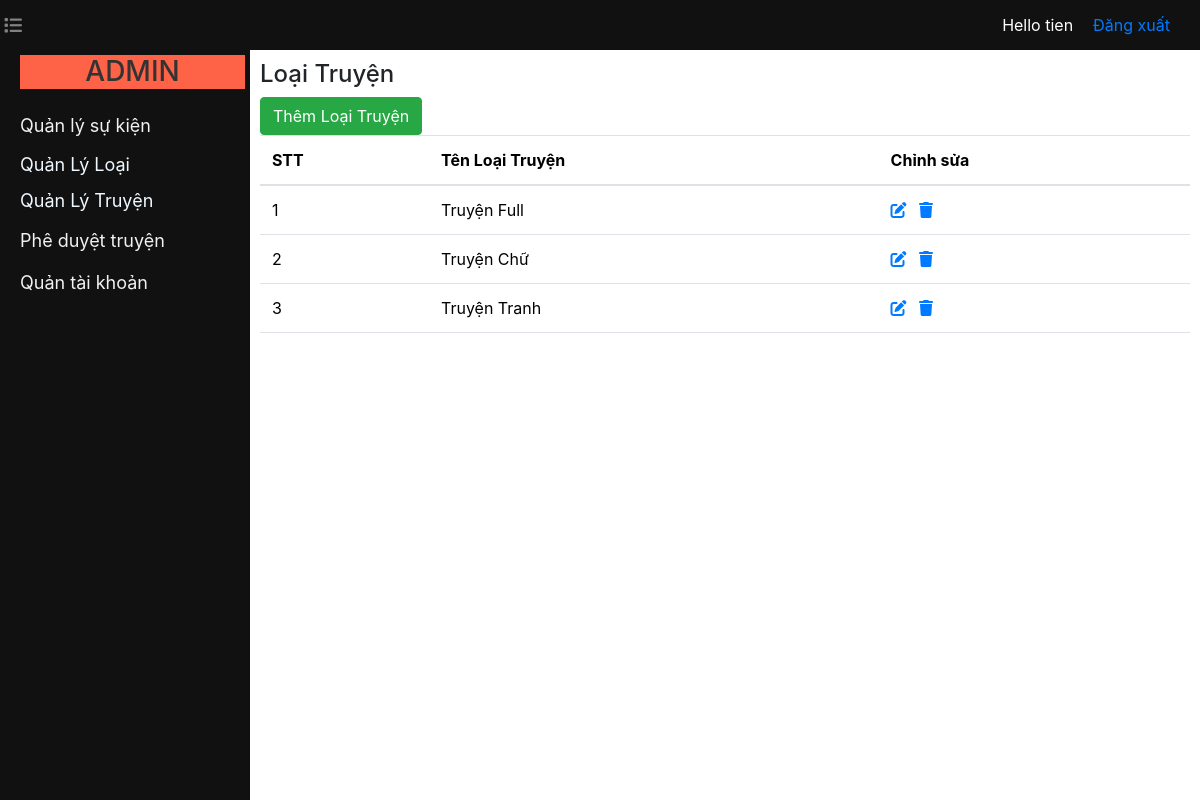
The page /ADMIN/loaitruyen.php (signed in) on the database its author committed.
### tables this page shows
CREATE TABLE `loaitruyen` (
  `id_loai` int(11) NOT NULL,
  `tenloai` varchar(255) NOT NULL
);

### lib/database.php (called while the page is built, shortened)
<?php
Class Database{
   public $host   = DB_HOST;
   public $user   = DB_USER;
   public $pass   = DB_PASS;
   public $dbname = DB_NAME;
   public $link;
private function connectDB(){
   $this->link = new mysqli($this->host, $this->user, $this->pass,
    $this->dbname);
 }
public function select($query){
  $result = $this->link->query($query) or
   die($this->link->error.__LINE__);
  if($result->num_rows > 0){
    return $result;
  } else {
    return false;
  }
 }
}

### classes/loaitruyenadmin.php (called while the page is built, shortened)
<?php
 $filepath =realpath(dirname(__FILE__));
 include_once ( $filepath.'/../lib/database.php');
?>
<?php
    class loaitruyenadmin
    {
        private $db;
        public function __construct(){
            $this->db = new Database();
        }
        public function show_loai(){
            $query = "Select * from loaitruyen order by id_loai desc";
            $result = $this->db->select($query);
            return $result;
        }
    }
?>

### ADMIN/loaitruyen.php (the view, shortened to what this page needs)
<?php include '../ADMIN/header.php';?>
<?php include '../classes/loaitruyenadmin.php'?>
<?php
  $ltruyen = new loaitruyenadmin();
?>
  <div id="contentDiv" class="main-content">
      <h4>Loại Truyện</h4>
      <button type="button" class="btn btn-success" ><a href="themloaitruyen.php">Thêm Loại Truyện</a></button><br>
      <table class="table">
          <thead>
            <tr>
              <th scope="col">STT</th>
              <th scope="col">Tên Loại Truyện</th>
              <th scope="col">Chỉnh sửa</th>
            </tr>
          </thead>
          <tbody class="table-group-divider">
            <?php
            $show_loai = $ltruyen->show_loai();
            if($show_loai){
              $i = 0;
              while($result = $show_loai->fetch_assoc()){
                $i++;
            ?>
            <tr>
              <td><?php echo $i; ?></td>
              <td><?php echo $result['tenloai'] ?></td>
              <td><a href="sualoai.php?id_loai=<?php echo $result['id_loai'] ?>" title="Sửa Loại"><i class="fa-solid fa-pen-to-square"></i></a>&ensp;
              <a onclick="return confirm('Bạn có muốn xóa không?')" href="?xoaid=<?php echo $result['id_loai'] ?>" title="Xóa"><i class="fa-solid fa-trash"></i></a></td>
            </tr>
            <?php
              }
            }
            ?>
          </tbody>
        </table>
  </div>

### ADMIN/admin.css (style rules this page uses)
body { margin: 0; font-family: Arial, sans-serif; transition: margin-left 0.5s; background-image: url(img/bgadmin.png); }
.main-content { margin-left: 250px; padding: 10px; transition: margin-left 0.5s; }
.btn a { text-decoration: none; color:#fff }

### rows shown on the page
loaitruyen: tenloai "Truyện Full"
loaitruyen: tenloai "Truyện Chữ"
loaitruyen: tenloai "Truyện Tranh"

### other values the page prints
Session::get('adminname') "tien"
